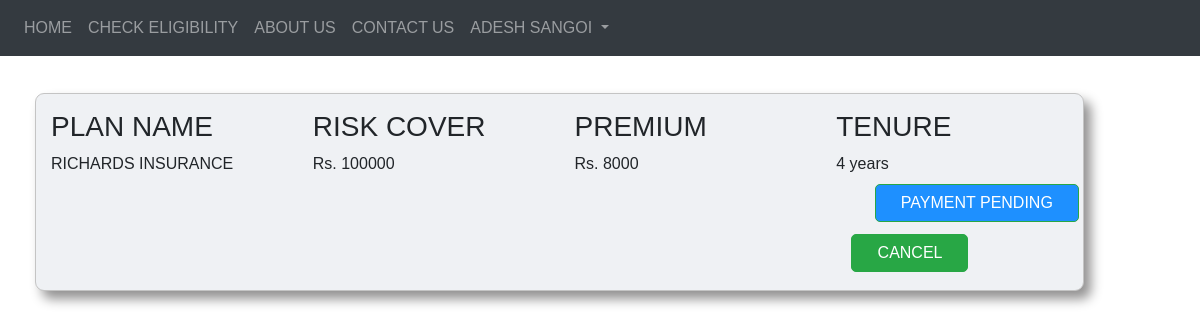
Screenshot of /myplans.php (signed in) with the database file from the repository.
### tables this page shows
CREATE TABLE `plans` (
  `plan_id` int(10) NOT NULL AUTO_INCREMENT,
  `plan_name` varchar(40) NOT NULL,
  `cover` int(10) NOT NULL,
  `premium` int(10) NOT NULL,
  `total_cover` int(10) NOT NULL,
  `tenure` int(2) NOT NULL COMMENT 'in yrs',
  `lisense` varchar(25) NOT NULL,
  `status` int(10) DEFAULT NULL,
  `payment_status` int(4) DEFAULT NULL,
  PRIMARY KEY (`plan_id`)
);

### myplans.php (the view, shortened to what this page needs)
<?php
include 'connect.php';
$temp =$_SESSION['lisenceNo'];
$qry="SELECT * FROM plans where lisense = '$temp' and status=1 ";
$result=mysqli_query($conn,$qry);
?>
<!DOCTYPE html>
<html>
<head>
	<link rel="stylesheet" href="https://stackpath.bootstrapcdn.com/bootstrap/4.1.3/css/bootstrap.min.css">
	<link rel="stylesheet" type="text/css" href="css/main.css">
	<link rel="stylesheet" type="text/css" href="css/offers.css">
</head>
<body style="max-width: 100%; overflow-x: hidden;">
	<nav class="navbar navbar-expand-lg navbar-dark bg-dark" id="navbar">
		<div class="collapse navbar-collapse" id="navbarSupportedContent">
			<ul class="navbar-nav mr-auto">
				<li class="nav-item">
					<a class="nav-link" href="index.php">HOME</a>
				</li>
				<li class="nav-item">
					<a class="nav-link" href="progress.php">CHECK ELIGIBILITY <span class="sr-only"></span></a>
				</li>
				<li class="nav-item">
					<a class="nav-link" href="aboutus.php">ABOUT US </a>
				</li>
				<li class="nav-item">
					<a class="nav-link" href="contactus.php">CONTACT US</a>
				</li>
			<?php
			if (isset($_SESSION['username'])) {
				$var = $_SESSION['username'];
				echo "
				<li class='nav-item dropdown'  >
					<a class='nav-link dropdown-toggle' href='#' id='navbarDropdown' role='button' data-toggle='dropdown' aria-haspopup='true' aria-expanded='false'>
						$var
					</a>
					<div class='dropdown-menu' aria-labelledby='navbarDropdown'>
						<a class='dropdown-item' href='customer.php'>Profile</a>
						<div class='dropdown-divider'></div>
						<a class='dropdown-item' href='claims.php''>Make a claim</a>
						<div class='dropdown-divider'></div>
						<a class='dropdown-item' href='myclaims.php''>My claims</a>
						<div class='dropdown-divider'></div>
						<a class='dropdown-item' href='myplans.php''>My Plans</a>
						<div class='dropdown-divider'></div>
						<a class='dropdown-item' href='logout.php''>Sign Out</a>
					</div>
				</li>
				";
			} ?>
			</ul>
		</div>
	</nav>
<br>
<br>
<br>
	<div style="">
		<div class="row">
				<div class="offersdiv">
					<div>
						<?php
						if ($result) {
							while ($row = mysqli_fetch_assoc($result)) {
								$pid=$row['plan_id'];
								$name=$row['plan_name'];
								$tenure=$row['tenure'];
								$premium=$row['premium'];
								$total_cover=$row['total_cover'];
								$temp2 = $row['payment_status'];
								echo"
								<form method='POST' action='finalpage4.php?id=$pid' >
									<div class='row'>
										<div class='col-3'>
											<h3>PLAN NAME</h5>
										</div>
										<div class='col-3'>
											<h3>RISK COVER</h5>
										</div>
										<div class='col-3'>
											<h3>PREMIUM</h5>
										</div>
										<div class='col-3'>
											<h3>TENURE</h5>
										</div>
								";
								echo "
										<div class='col-3'>
											$name
										</div>
										<div class='col-3'>
											Rs. $total_cover
										</div>
										<div class='col-3'>
											Rs. $premium
										</div>
										<div class='col-3'>
										 $tenure years
										</div>
										<div class='col-3'>
										</div>
										<div class='col-3'>
										</div>
										";
									if ($temp2 != 1)
									{
										echo "
										<div class='col-3 py-2'>
										<button style = 'margin-left:300px;' type='submit' id='but' onclick = 'return false'  name = 'sub' class='btn btn-success br-5'>&nbsp;&nbsp;
										PAYMENT PENDING
										&nbsp;&nbsp;</button>
										</div>";
										echo "
										<div class='col-3 py-2'>
										<button style = 'margin-top:50px; margin-left:15px;' type='submit' id='but4'   name = 'sub' class='btn btn-success br-5'>&nbsp;&nbsp;
										CANCEL
										&nbsp;&nbsp;</button>
										</div>";
									}
									echo "
									</div>
									<form>
										";
									}
								}
								?>
							</div>
						</div>
					</div>
				</div>
		</body>
		</html>

### css/main.css (style rules this page uses)
html, body { font-family: 'Montserrat', sans-serif !important; font-weight: 500 }
a { color: inherit; }
#navbar { position: fixed; width:100%; z-index: 1; }
.btn { margin: 0; border-radius: 0 }
.br-5 { border-radius: 5px; }

### css/offers.css (style rules this page uses)
.offersdiv { margin-top: 5px; position: absolute; margin-left: 50px; width: 91%; }
.offersdiv .row { padding-bottom: 10px; padding-top: 16px; border: solid 1px #c4c4c4; border-radius: 9px; margin-top: 16px; background: #eff1f4; margin-bottom: 15px; margin-right: 43px; margin-left: 0px; box-shadow: 7px 8px 12px #929191; }

### myplans.php (style rules this page uses)
#but { background: DodgerBlue; cursor: auto; }
#but4 { cursor: pointer; }

### rows the page displays
plans: plan_name "RICHARDS INSURANCE", total_cover "100000", premium "8000", tenure "4", payment_status "PAYMENT PENDING"

### other values shown
$var "ADESH SANGOI"
